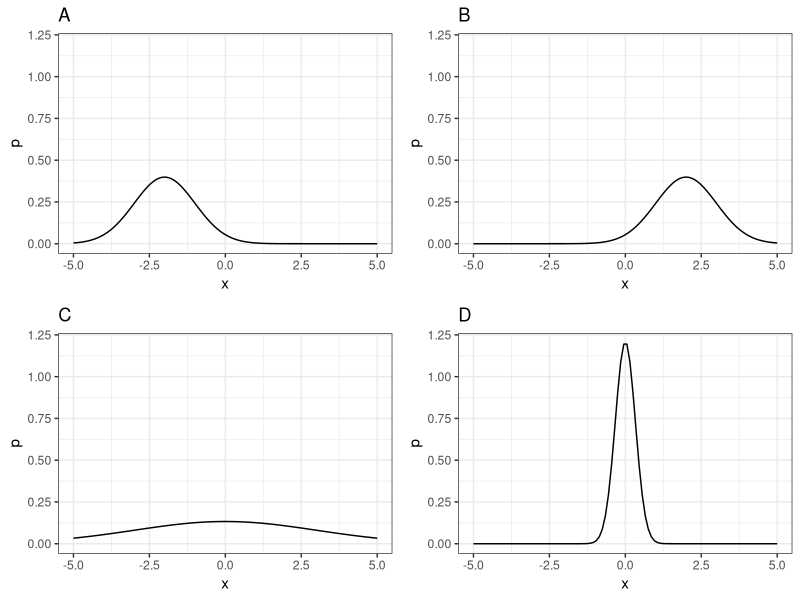
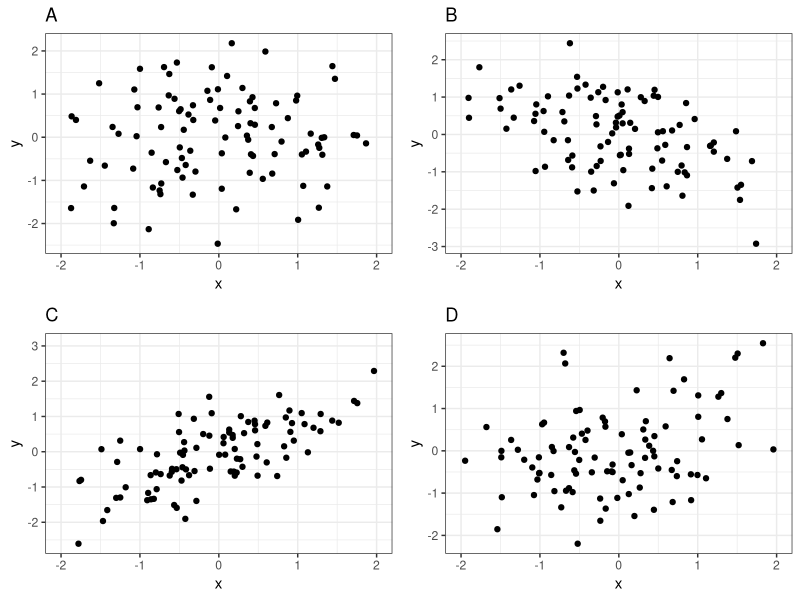
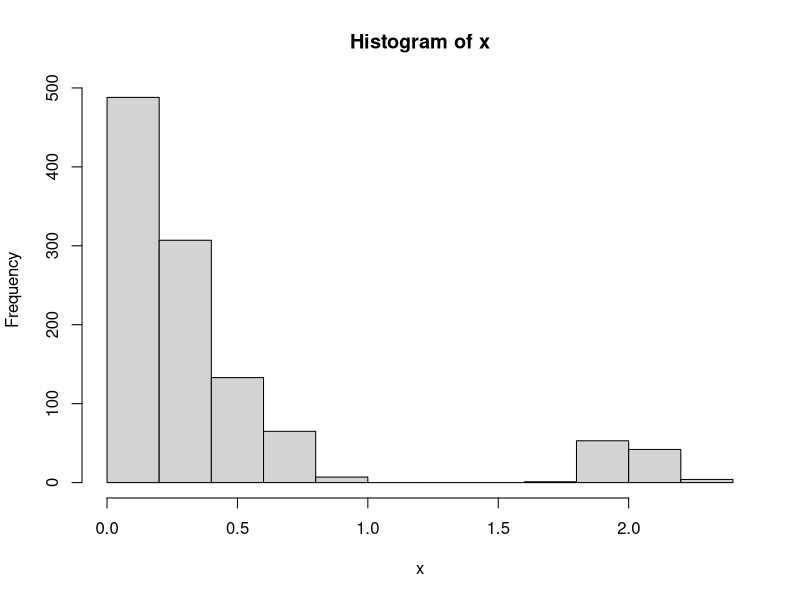
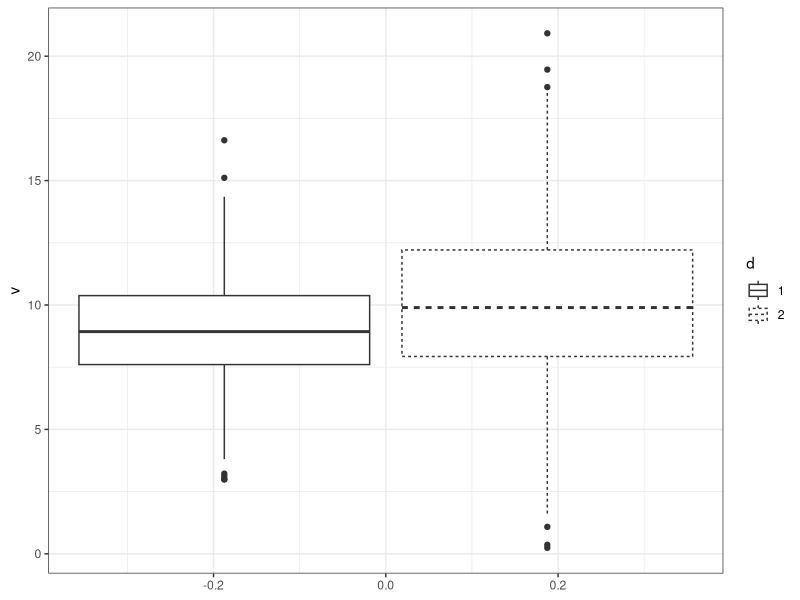
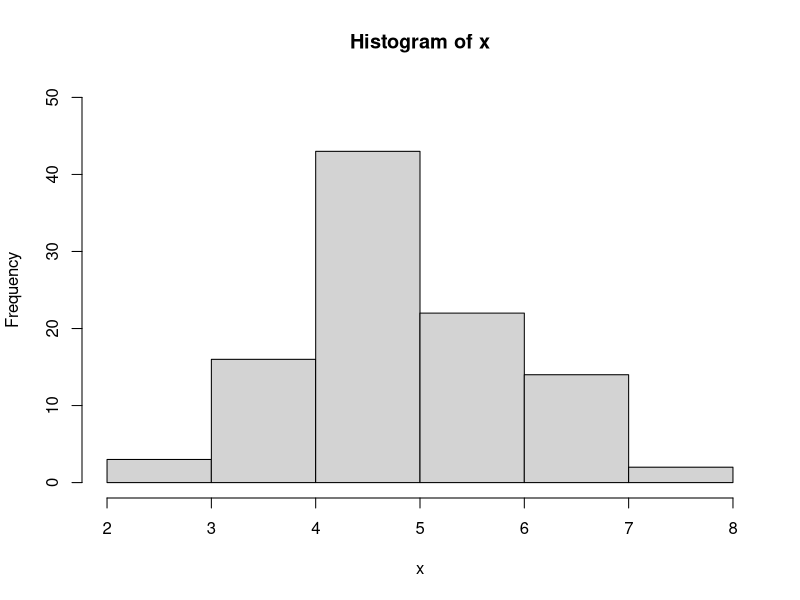

Recreate these plots in R, in order.
## ---- chunk 1
knitr::opts_chunk$set(echo = FALSE)
knitr::opts_chunk$set(warning = FALSE, message = FALSE) 
## ---- chunk 2
library(gridExtra)
library(data.table)
library(ggplot2)
x <- seq(from=-5,to=5,length.out=100)
y <- dnorm(x,-2,1)
dt <- data.table(x=x,p=y)
plot1 <- ggplot(data=dt,aes(x=x,y=p)) + geom_line() + theme_bw() + scale_x_continuous(limits=c(-5,5)) + scale_y_continuous(limits=c(0,1.2)) +ggtitle("A")
y <- dnorm(x,2,1)
dt <- data.table(x=x,p=y)
plot2 <- ggplot(data=dt,aes(x=x,y=p)) + geom_line() + theme_bw()+ scale_x_continuous(limits=c(-5,5))+ scale_y_continuous(limits=c(0,1.2)) +ggtitle("B")
y <- dnorm(x,0,3)
dt <- data.table(x=x,p=y)
plot3 <- ggplot(data=dt,aes(x=x,y=p)) + geom_line() + theme_bw()+ scale_x_continuous(limits=c(-5,5))+ scale_y_continuous(limits=c(0,1.2)) +ggtitle("C")
y <- dnorm(x,0,0.33)
dt <- data.table(x=x,p=y)
plot4 <- ggplot(data=dt,aes(x=x,y=p)) + geom_line() + theme_bw()+ scale_x_continuous(limits=c(-5,5))+ scale_y_continuous(limits=c(0,1.2)) +ggtitle("D")
grid.arrange(plot1, plot2,plot3,plot4,ncol=2)
## ---- chunk 3
set.seed(4)
f <- function(p) {
  dt <- as.data.table(MASS::mvrnorm(n=100,c(0,0),matrix(c(1,p,p,1),2,2),empirical=TRUE))
  names(dt) <- c("x","y")
  dt
}
plot1 <- ggplot(data=f(0),aes(x=x,y=y)) + geom_point() + theme_bw() + scale_x_continuous(limits=c(-2,2)) + ggtitle("A")
plot2 <- ggplot(data=f(-.50),aes(x=x,y=y)) + geom_point() + theme_bw() + scale_x_continuous(limits=c(-2,2)) + ggtitle("B")
plot3 <- ggplot(data=f(.75),aes(x=x,y=y)) + geom_point() + theme_bw() + scale_x_continuous(limits=c(-2,2)) + ggtitle("C")
plot4 <- ggplot(data=f(.4),aes(x=x,y=y)) + geom_point() + theme_bw() + scale_x_continuous(limits=c(-2,2)) + ggtitle("D")
grid.arrange(plot1, plot2,plot3,plot4,ncol=2)
## ---- chunk 4
set.seed(1)
x <- c(rbeta(1000,shape1 = 1,shape2=3),rnorm(100, mean=2,sd=0.1))
hist(x)
## ---- chunk 5
set.seed(1)
library(data.table)
x <- rnorm(1000,mean=9,sd=2)
y <- rnorm(1000,mean=10,sd=3)
dt <- data.table(v=c(x,y),d=as.factor(c(rep(1,1000),rep(2,1000))))
ggplot(data=dt,aes(y=v,group=d,lty=d)) + geom_boxplot() + theme_bw()
## ---- chunk 6
x <- rnorm(100,mean=5,sd=1)
hist(x,n=5,ylim=c(0,50))
## ---- chunk 7
tbl <- matrix(c(25,15,40,20,40,60,45,55,100),c(3,4))
rownames(tbl) <- c("Econ","Other","Total")
colnames(tbl) <- c("Dog","Cat","Total")
tbl
